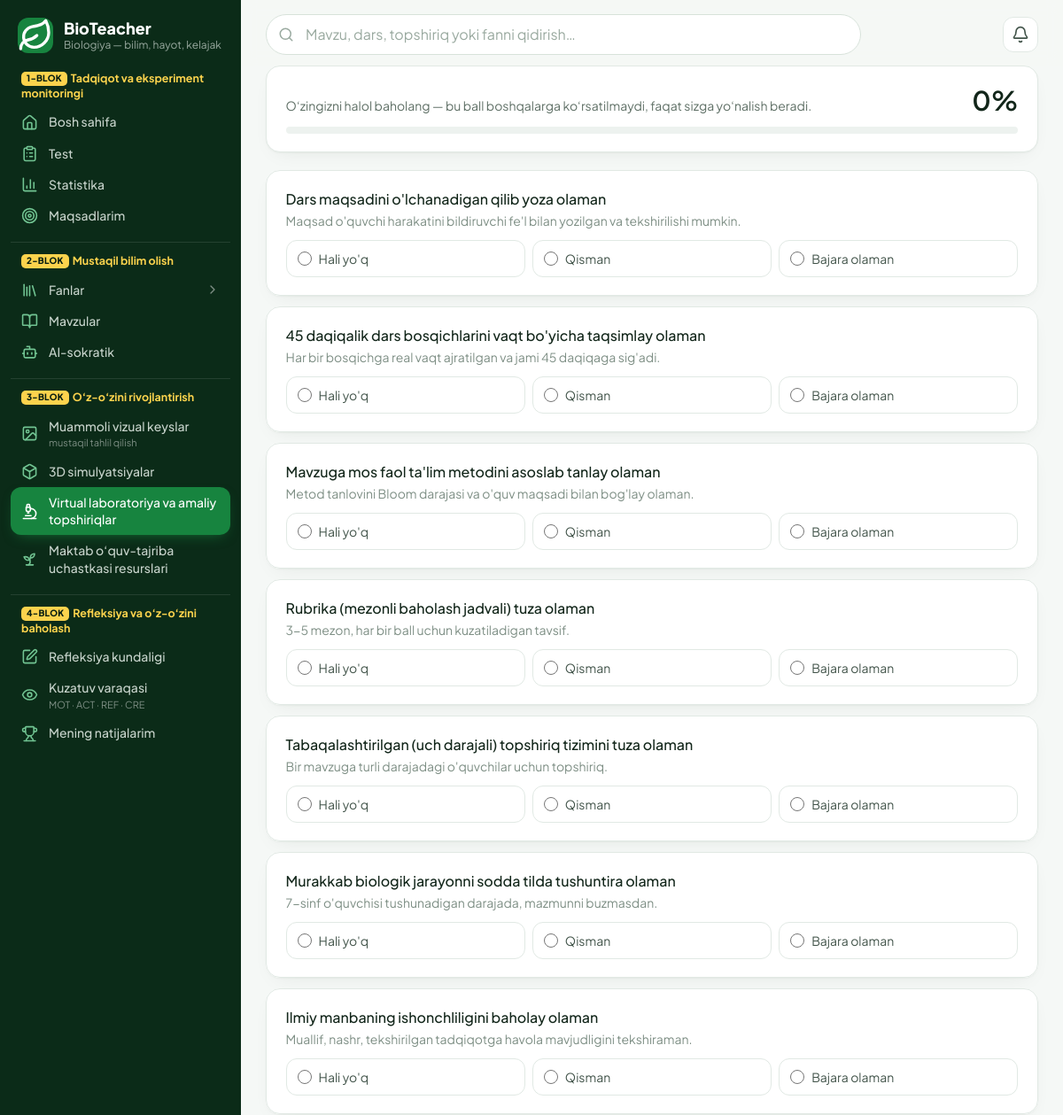
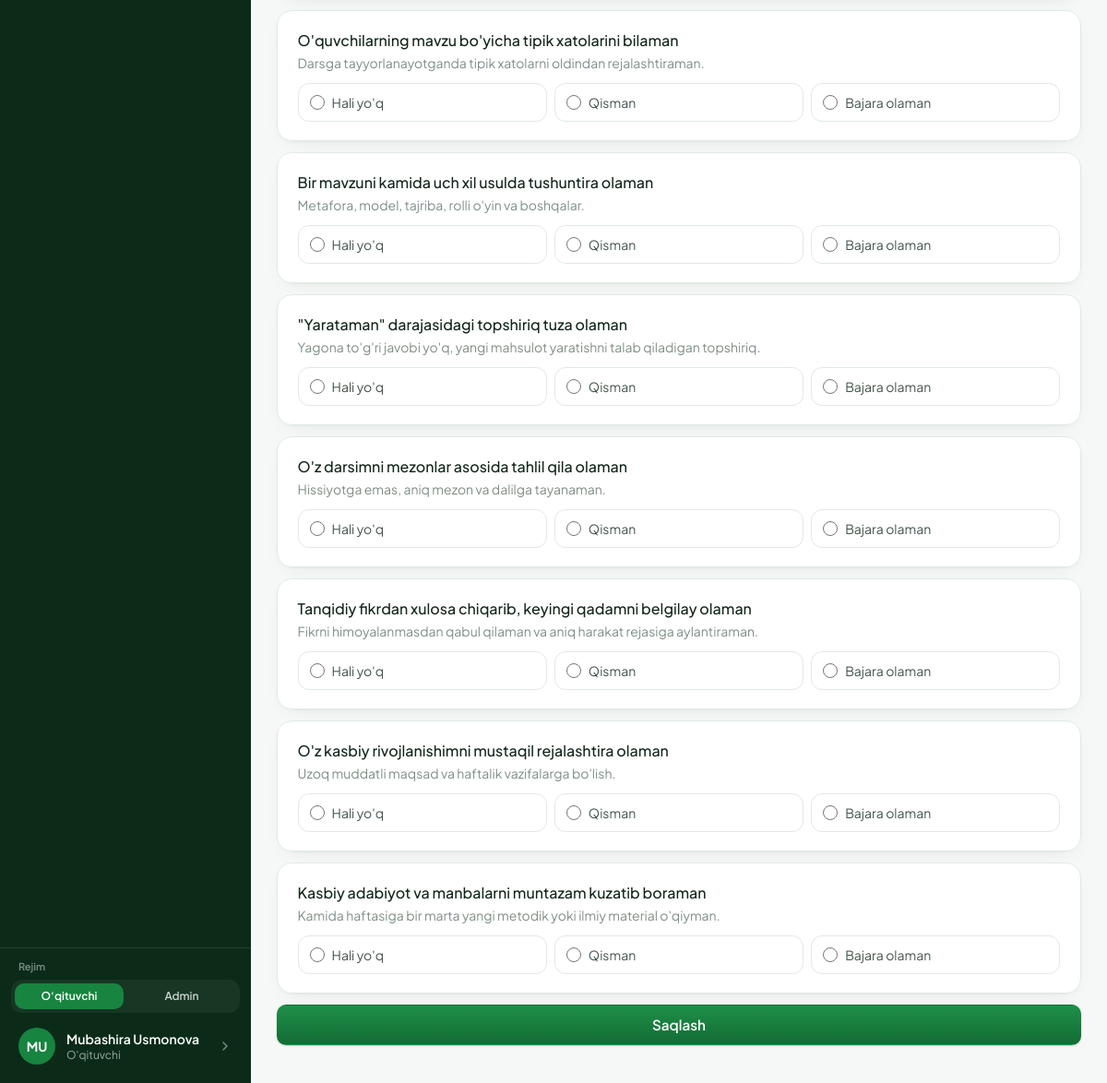
Page /topshiriqlar/kompetensiya/ (signed in) on the committed database (2 pictures, top to bottom).
### accounts/models.py (models this page shows, shortened)
class MenuItem(models.Model):
    key = models.CharField("band kaliti", max_length=60, unique=True)
    group = models.ForeignKey(
        "MenuGroup", on_delete=models.CASCADE, null=True, related_name="items", verbose_name="blok",
    )
    parent = models.ForeignKey(
        "self", on_delete=models.CASCADE, null=True, blank=True, related_name="children",
        verbose_name="ota band",
    )
    order = models.PositiveSmallIntegerField("tartib", default=0)
    label = models.CharField("nom", max_length=60, blank=True, help_text="Bo'sh — sahifaning standart nomi.")
    page = models.CharField("sahifa", max_length=60, blank=True)
    url = models.CharField("havola", max_length=300, blank=True)
    icon = models.CharField("ikonka", max_length=20, blank=True, help_text="Bo'sh — sahifa ikonkasi.")
    hint = models.CharField("izoh", max_length=60, blank=True)
    class Meta:
        verbose_name = "menyu bandi"
        verbose_name_plural = "menyu bandlari"
        ordering = ["order", "id"]

class User(AbstractUser):
    email = models.EmailField("email", unique=True)
    email_verified = models.BooleanField("email tasdiqlangan", default=False)
    last_login_ip = models.GenericIPAddressField("oxirgi IP", null=True, blank=True)
    USERNAME_FIELD = "email"
    REQUIRED_FIELDS = []
    objects = UserManager()
    class Meta:
        verbose_name = "foydalanuvchi"
        verbose_name_plural = "foydalanuvchilar"

class Profile(SoftDeleteModel):
    user = models.OneToOneField(User, on_delete=models.CASCADE, related_name="profile")
    role = models.CharField("faol rol", max_length=20, choices=Role.choices, default=Role.TEACHER)
    roles = models.CharField("berilgan rollar", max_length=100, blank=True, default="")
    otm = models.CharField("OTM", max_length=200, blank=True)
    faculty = models.CharField("fakultet", max_length=200, blank=True)
    course = models.PositiveSmallIntegerField("kurs", null=True, blank=True)
    study_arm = models.CharField(
        "tadqiqot bo'linmasi", max_length=1, choices=StudyArm.choices, default=StudyArm.NONE,
    )
    phone = models.CharField("telefon", max_length=32, blank=True)
    avatar = models.ImageField("avatar", upload_to="avatars/%Y/%m/", blank=True)
    bio = models.TextField("qisqacha", blank=True)
    research_consent = models.BooleanField("tadqiqotda ishtirok roziligi", default=False)
    research_consent_at = models.DateTimeField(null=True, blank=True)
    respondent_id = models.UUIDField("respondent ID", default=uuid.uuid4, unique=True, editable=False)
    onboarding_done = models.BooleanField("onboarding tugallangan", default=False)
    class Meta:
        verbose_name = "profil"
        verbose_name_plural = "profillar"
    @property
    def role_list(self):
        granted = {r.strip() for r in self.roles.split(",") if r.strip()}
        granted.add(self.role)
        if self.user.is_superuser:
            granted.add(Role.ADMIN)
        return [r for r in Role.values if r in granted]
    @property
    def role_choices(self):
        return [(r, Role(r).label) for r in self.role_list]
    @property
    def has_multiple_roles(self):
        return len(self.role_list) > 1
    @property
    def is_admin(self):
        return self.role == Role.ADMIN

### assignments/models.py (models this page shows, shortened)
class CompetencyItem(SoftDeleteModel):
    title = models.CharField(max_length=250)
    description = models.TextField(blank=True)
    component = models.CharField(max_length=3, choices=Component.choices, default=Component.ACT)
    order = models.PositiveSmallIntegerField(default=0)
    is_active = models.BooleanField(default=True)
    class Meta:
        verbose_name = "kompetensiya bandi"
        verbose_name_plural = "kompetensiya checklisti"
        ordering = ["order", "id"]

### assignments/views.py (the view, shortened to what this page needs)
# urls.py: path("kompetensiya/", views.competency, name="competency"),
@login_required
def competency(request):
    items = CompetencyItem.objects.filter(is_active=True)
    checks = {c.item_id: c for c in CompetencyCheck.objects.filter(user=request.user)}
    total = items.count() * 2 or 1
    earned = sum(check.level for check in checks.values())
    return render(
        request,
        "assignments/competency.html",
        {
            "items": items,
            "checks": checks,
            "percent": round(earned / total * 100),
            "levels": CompetencyCheck.Level.choices,
        },
    )

### accounts/menu.py (called while the page is built)
def active_sections():
    from content.models import Section
    sections = list(Section.objects.filter(is_active=True).order_by("order", "title"))
    for section in sections:
        section.icon_name = SECTION_ICONS.get(section.slug, "leaf")
    return sections

def _resolve(item, sections):
    if item.page.startswith(SECTION_PREFIX):
        section = sections.get(item.page[len(SECTION_PREFIX):])
        if section is None:
            return None
        return {"href": reverse("content:section", args=[section.slug]), "label": section.title,
                "icon": section.icon_name, "page": {}, "slug": section.slug}
    if item.page:
        page = PAGES.get(item.page)
        if page is None:
            return None
        href = reverse(page["url"], args=[page["arg"]] if page.get("arg") else None) if page.get("url") else ""
        return {"href": href, "label": page["label"], "icon": page["icon"], "page": page, "slug": None}
    if item.url:
        return {"href": item.url, "label": item.url, "icon": "link", "page": {}, "slug": None}
    return None

def group_title(group):
    if group.title is not None:
        return group.title
    return DEFAULT_GROUPS.get(group.key, {}).get("title", "")

def _load(audience=None):
    from .models import MenuGroup, MenuItem
    if not MenuGroup.objects.exists():
        seed_defaults(MenuGroup, MenuItem)
    groups = MenuGroup.objects.order_by(F("order").asc(nulls_last=True), "id")
    if audience:
        groups = groups.filter(audience=audience)
    groups = list(groups)
    top, children = defaultdict(list), defaultdict(list)
    for item in MenuItem.objects.filter(group__in=groups).order_by("order", "id"):
        (children[item.parent_id] if item.parent_id else top[item.group_id]).append(item)
    return [(group, [(item, children[item.id]) for item in top[group.id]]) for group in groups]

def _current_section(request):
    match = getattr(request, "resolver_match", None)
    if match is None or match.namespace != "content":
        return None
    return match.kwargs.get("slug") if match.url_name == "section" else match.kwargs.get("section_slug")

### core/enums.py (called while the page is built)
def level_for(percent):
    value = max(0.0, min(100.0, float(percent or 0)))
    for threshold, code, name, wash, step in LEVEL_SCALE:
        if value >= threshold:
            return code, name, wash, step, LEVEL_HINTS[code]
    return "INITIAL", "Boshlang'ich", "scale-1", 1, LEVEL_HINTS["INITIAL"]

### templates/assignments/competency.html (shortened to what this page needs)
{% extends "base.html" %}
{% block content %}
<div class="">
  <div class="section">
    <div class="flex items-baseline justify-between gap-4">
      <p class="text-sm text-slateg-600">
        O‘zingizni halol baholang — bu ball boshqalarga ko‘rsatilmaydi, faqat sizga yo‘nalish beradi.
      </p>
      <p class="font-semibold text-3xl text-slateg-900 shrink-0">{{ percent }}%</p>
    </div>
    <div class="mt-3 h-2 rounded-full bg-slateg-100 overflow-hidden">
    </div>
  </div>
  <form method="post" class="mt-5 space-y-3">{% csrf_token %}
    {% for item in items %}
      <fieldset class="section">
        <p class="font-medium text-slateg-900">{{ item.title }}</p>
        {% if item.description %}<p class="mt-0.5 text-sm text-slateg-500">{{ item.description }}</p>{% endif %}
        <div class="mt-3 grid sm:grid-cols-3 gap-2">
          {% for value, label in levels %}
            <label class="flex items-center gap-2 rounded-xl border border-slateg-200 px-3 py-2.5 cursor-pointer text-sm hover:border-brand-300 hover:bg-brand-50 transition">
              <input type="radio" name="item{{ item.id }}" value="{{ value }}"
                     class="w-4 h-4 border-slateg-300 text-brand-600 focus:ring-brand-700">
              <span class="text-slateg-700">{{ label }}</span>
            </label>
          {% endfor %}
        </div>
      </fieldset>
    {% empty %}
      <p class="text-sm text-slateg-500">Checklist bandlari yuklanmagan.</p>
    {% endfor %}
    {% if items %}
      <button class="btn btn-primary btn-wide">Saqlash</button>
    {% endif %}
  </form>
</div>
{% endblock %}

### templates/partials/rail.html (shortened to what this page needs)
{% load static %}
<div class="flex flex-col h-full w-full">
  <a href="{% url 'home:dashboard' %}" class="flex items-center gap-3 px-5 pt-5 pb-5">
    <span class="grid place-items-center w-10 h-10 rounded-xl bg-brand-600 text-white shrink-0">
    </span>
    <span class="min-w-0">
      <span class="block text-white text-lg font-extrabold leading-tight">BioTeacher</span>
      <span class="block text-xs text-slateg-400 truncate">Biologiya — bilim, hayot, kelajak</span>
    </span>
  </a>
  <nav class="flex-1 overflow-y-auto px-3 pb-3" aria-label="Asosiy menyu">
    {% if profile.is_admin %}{% with groups=rail_menu.admin %}{% include "partials/rail_groups.html" %}{% endwith %}
    {% else %}{% with groups=rail_menu.teacher %}{% include "partials/rail_groups.html" %}{% endwith %}
    {% endif %}
  </nav>
  <div class="border-t border-white/10 p-3">
    {% if profile.has_multiple_roles %}
      <form method="post" action="{% url 'accounts:switch_role' %}" class="mb-2">{% csrf_token %}
        <p class="px-2 mb-1.5 text-[11px] font-semibold text-slateg-500">Rejim</p>
        <div class="grid grid-cols-{{ profile.role_choices|length }} gap-1 rounded-xl bg-white/5 p-1" role="group" aria-label="Rolni almashtirish">
          {% for code, label in profile.role_choices %}
            <button name="role" value="{{ code }}"
                    {% if code == profile.role %}aria-pressed="true" disabled{% endif %}
                    class="rounded-lg px-2 py-1.5 text-xs font-semibold truncate
                      {% if code == profile.role %}bg-brand-600 text-white{% else %}text-slateg-300 hover:bg-white/10 hover:text-white{% endif %}">
              {% if code == 'ADMIN' %}Admin{% else %}O‘qituvchi{% endif %}
            </button>
          {% endfor %}
        </div>
      </form>
    {% endif %}
    <a href="{% url 'home:cabinet' %}"
       class="flex items-center gap-3 rounded-xl px-2 py-2 hover:bg-white/5 group">
      {% if profile.avatar %}
        <img src="{{ profile.avatar.url }}" alt="" class="w-10 h-10 rounded-full object-cover shrink-0">
      {% else %}
        <span aria-hidden="true" class="grid place-items-center w-10 h-10 rounded-full bg-brand-600 text-white text-sm font-bold shrink-0">
          {{ user.first_name|slice:":1"|upper|default:"B" }}{{ user.last_name|slice:":1"|upper }}
        </span>
      {% endif %}
      <span class="min-w-0 flex-1">
        <span class="block text-sm font-semibold text-white truncate">{{ user.get_full_name|default:user.email }}</span>
        <span class="block text-xs text-slateg-400">{{ profile.get_role_display }}</span>
      </span>
      <span class="text-slateg-500 group-hover:text-white shrink-0 w-4 h-4">
      </span>
    </a>
  </div>
</div>

### templates/partials/rail_item.html (shortened to what this page needs)
<a href="{{ href }}"
   {% if active %}aria-current="page"{% endif %}{% if external %} target="_blank" rel="noopener"{% endif %}
   class="flex items-center gap-3 rounded-xl px-3 py-2 text-sm font-medium
     {% if active %}bg-brand-600 text-white shadow-[0_6px_16px_-8px_rgba(23,132,63,.9)]{% else %}text-slateg-300 hover:bg-white/5 hover:text-white{% endif %}">
  <span class="shrink-0 w-[19px] h-[19px] grid place-items-center {% if not active %}text-brand-300{% endif %}">
  </span>
  <span class="flex-1 min-w-0">
    <span class="rail-label block leading-snug">{{ label }}</span>
    {% if hint %}
      <span class="block mt-0.5 text-[11px] font-normal leading-tight {% if active %}text-white/75{% else %}text-slateg-500{% endif %}">{{ hint }}</span>
    {% endif %}
  </span>
</a>

### templates/base.html (style rules this page uses)
:root { --brand: #17843F; --brand-dark: #116A33; --page: #F5F8F6; --line: #E1E9E4; }
html { -webkit-text-size-adjust: 100%; }
body { -webkit-font-smoothing: antialiased; }
.btn { display: inline-flex; align-items: center; justify-content: center; gap: .5rem; border-radius: 10px; padding: .62rem 1.1rem; font-weight: 600; font-size: .95rem; border: 1px solid transparent; cursor: pointer; transition: background .15s, border-color .15s; }
.btn-primary { background: linear-gradient(180deg,#1E8F48,#136C35); color:#fff; box-shadow: 0 1px 2px rgba(11,43,24,.18); }
.btn-wide { width:100%; }
.section { background:#fff; border:1px solid var(--line); border-radius:16px; padding:1.25rem 1.35rem; margin-top:1.25rem; box-shadow: 0 1px 2px rgba(11,43,24,.04), 0 8px 24px -12px rgba(11,43,24,.10); }
.section:first-child { margin-top: 0; }
[class*="space-y-"] > .section { margin-top: 0; }

### rows in the picture
MenuItem: group "mustaqil tahlil qilish"
MenuItem: group "MOT · ACT · REF · CRE"
User: first_name "M", last_name "U", get_full_name "Mubashira Usmonova"
Profile: role "O'qituvchi"
CompetencyItem: title "Dars maqsadini o'lchanadigan qilib yoza olaman", description "Maqsad o'quvchi harakatini bildiruvchi fe'l bilan yozilgan va tekshirilishi mumkin.", levels "Hali yo'q" "Qisman" "Bajara olaman"
CompetencyItem: title "45 daqiqalik dars bosqichlarini vaqt bo'yicha taqsimlay olaman", description "Har bir bosqichga real vaqt ajratilgan va jami 45 daqiqaga sig'adi.", levels "Hali yo'q" "Qisman" "Bajara olaman"
CompetencyItem: title "Mavzuga mos faol ta'lim metodini asoslab tanlay olaman", description "Metod tanlovini Bloom darajasi va o'quv maqsadi bilan bog'lay olaman.", levels "Hali yo'q" "Qisman" "Bajara olaman"
CompetencyItem: title "Rubrika (mezonli baholash jadvali) tuza olaman", description "3-5 mezon, har bir ball uchun kuzatiladigan tavsif.", levels "Hali yo'q" "Qisman" "Bajara olaman"
CompetencyItem: title "Tabaqalashtirilgan (uch darajali) topshiriq tizimini tuza olaman", description "Bir mavzuga turli darajadagi o'quvchilar uchun topshiriq.", levels "Hali yo'q" "Qisman" "Bajara olaman"
CompetencyItem: title "Murakkab biologik jarayonni sodda tilda tushuntira olaman", description "7-sinf o'quvchisi tushunadigan darajada, mazmunni buzmasdan.", levels "Hali yo'q" "Qisman" "Bajara olaman"
CompetencyItem: title "Ilmiy manbaning ishonchliligini baholay olaman", description "Muallif, nashr, tekshirilgan tadqiqotga havola mavjudligini tekshiraman.", levels "Hali yo'q" "Qisman" "Bajara olaman"
CompetencyItem: title "O'quvchilarning mavzu bo'yicha tipik xatolarini bilaman", description "Darsga tayyorlanayotganda tipik xatolarni oldindan rejalashtiraman.", levels "Hali yo'q" "Qisman" "Bajara olaman"
CompetencyItem: title "Bir mavzuni kamida uch xil usulda tushuntira olaman", description "Metafora, model, tajriba, rolli o'yin va boshqalar.", levels "Hali yo'q" "Qisman" "Bajara olaman"
CompetencyItem: title "\"Yarataman\" darajasidagi topshiriq tuza olaman", description "Yagona to'g'ri javobi yo'q, yangi mahsulot yaratishni talab qiladigan topshiriq.", levels "Hali yo'q" "Qisman" "Bajara olaman"
CompetencyItem: title "O'z darsimni mezonlar asosida tahlil qila olaman", description "Hissiyotga emas, aniq mezon va dalilga tayanaman.", levels "Hali yo'q" "Qisman" "Bajara olaman"
CompetencyItem: title "Tanqidiy fikrdan xulosa chiqarib, keyingi qadamni belgilay olaman", description "Fikrni himoyalanmasdan qabul qilaman va aniq harakat rejasiga aylantiraman.", levels "Hali yo'q" "Qisman" "Bajara olaman"
CompetencyItem: title "O'z kasbiy rivojlanishimni mustaqil rejalashtira olaman", description "Uzoq muddatli maqsad va haftalik vazifalarga bo'lish.", levels "Hali yo'q" "Qisman" "Bajara olaman"
CompetencyItem: title "Kasbiy adabiyot va manbalarni muntazam kuzatib boraman", description "Kamida haftasiga bir marta yangi metodik yoki ilmiy material o'qiyman.", levels "Hali yo'q" "Qisman" "Bajara olaman"

### other values in the picture
{{ group.badge }} "1-BLOK" "2-BLOK" "3-BLOK" "4-BLOK"
{{ group.text }} "Tadqiqot va eksperiment monitoringi" "Mustaqil bilim olish" "O‘z-o‘zini rivojlantirish" "Refleksiya va o‘z-o‘zini baholash"
{{ label }} "Bosh sahifa" "Test" "Statistika" "Maqsadlarim" "Mavzular" "AI-sokratik" "Muammoli vizual keyslar" "3D simulyatsiyalar" "Virtual laboratoriya va amaliy topshiriqlar" "Maktab o‘quv-tajriba uchastkasi resurslari" "Refleksiya kundaligi" "Kuzatuv varaqasi" "Mening natijalarim"
{{ item.label }} "Fanlar"
{{ percent }} "0"
